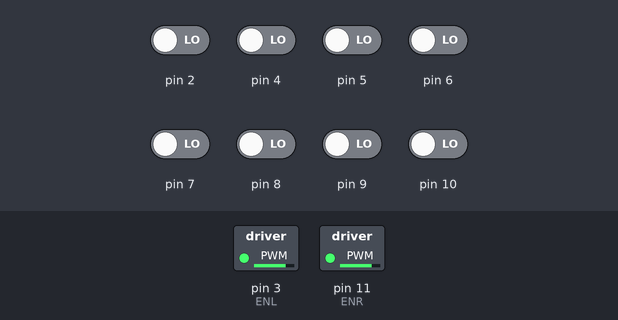
Simulated run of this sketch. Board: Arduino Uno, built with avr-gcc and run on an emulated ATmega328P. On the bench: switched loads named in the sketch (green lamp = pin HIGH). The inputs (shaded band) are chosen by the test bench; at power-on: pin 2, pin 4–10 LOW. What the sketch prints to the serial monitor is not drawn.

Above: at 14.2 s.
14.3 s: pin 4 driven HIGH
At 15.0 s:
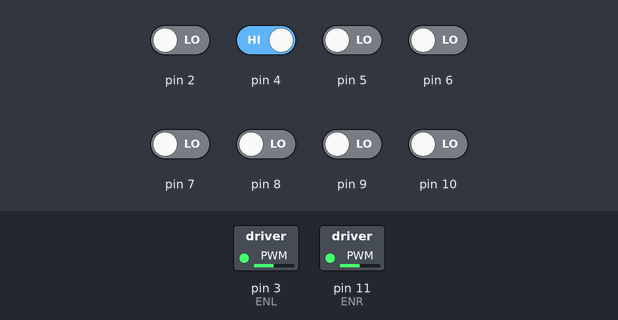
15.8 s: pin 9 driven HIGH
At 16.1 s:
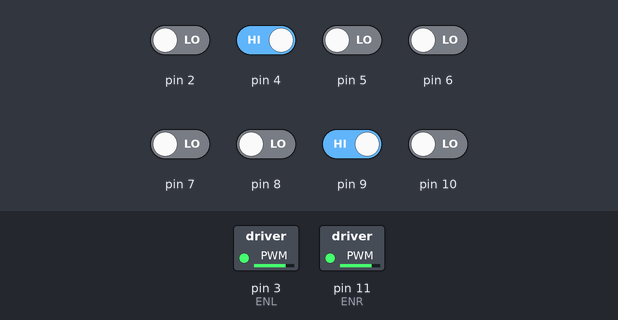
17.3 s: pin 10 driven HIGH
At 18.3 s:
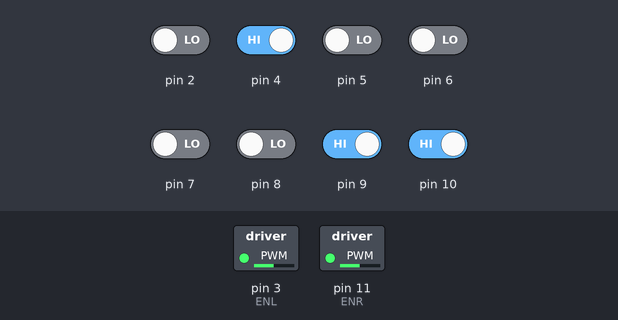
Timing chart, 0 to 20.3 s (numbered marks = the images above; inputs shaded):
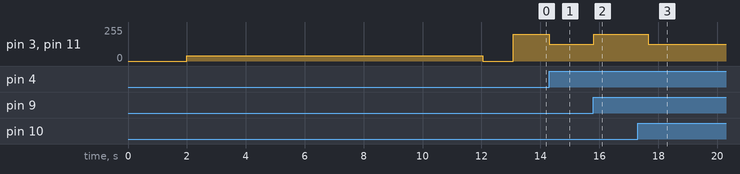

The sketch:

sketch_jun22a.ino
```cpp
#include <QTRSensors.h>
#define NUM_SENSORS   8
#define TIMEOUT       2500
#define EMITTER_PIN   QTR_NO_EMITTER_PIN

QTRSensorsRC qtrrc((unsigned char[]) {2, 4, 5, 6, 7, 8, 9, 10},NUM_SENSORS, TIMEOUT, EMITTER_PIN);
unsigned int sensorValues[NUM_SENSORS];
unsigned int line_position=0; // value from 0-7000 to indicate position of line between sensor 0 - 7

int ENL=3;  //PWM control for motor outputs 1 and 2 is on digital pin 10  (Left motor)
int ENR=11;  //PWM control for motor outputs 3 and 4 is on digital pin 11  (Right motor)
int L1=15;
int L2=14;
int R1= 12 ;
int R2=13 ;
int calSpeed = 40;
int maxspeed=100;
int basespeed=100;
float Kp;
float Kd;
float error=0;
float lasterror;
int motorspeed;
int leftmotorSpeed;
int rightmotorSpeed;
//int rightspeed;
//int leftspeed;
char path[100] = "";
unsigned char path_length = 0;
void setup()
{

  Serial.begin(9600);
  delay(2000);
  for (int i = 0; i <= 400; i++)  // begin calibration cycle to last about 2.5 seconds (100*25ms/call)
  {

    // auto calibration sweeping left/right, tune 'calSpeed' motor speed at declaration

       digitalWrite(L1, HIGH);
       digitalWrite(L2, LOW);
       analogWrite(ENL, calSpeed);
       digitalWrite(R2, HIGH);
       digitalWrite(R1, LOW);
       analogWrite(ENR, calSpeed);
    qtrrc.calibrate();       // reads all sensors with the define set 2500 microseconds (25 milliseconds) for sensor outputs to go low.
  }
  line_position = qtrrc.readLine(sensorValues);


        digitalWrite(ENL, 0);  // stop right motor first which kinda helps avoid over run
  digitalWrite(ENR, 0);
  for (int i = 0; i < NUM_SENSORS; i++)
  {
    Serial.print(qtrrc.calibratedMinimumOn[i]);
    Serial.print(' ');
  }
  Serial.println();

  // print the calibration maximum values measured when emitters were on
  for (int i = 0; i < NUM_SENSORS; i++)
  {
    Serial.print(qtrrc.calibratedMaximumOn[i]);
    Serial.print(' ');
  }
  Serial.println();
  Serial.println();
  Serial.println("Calibration Complete");
  delay(1000);

}

void loop()
{
  // read calibrated sensor values and obtain a measure of the line position from 0 to 7000
  // To get raw sensor values, call:
  //  qtrrc.read(sensorValues); instead of unsigned int position = qtrrc.readLine(sensorValues);
  unsigned int line_position = qtrrc.readLine(sensorValues);

  //Serial.println(); // uncomment this line if you are using raw values
  Serial.print(line_position); // comment this line out if you are using raw values
  Serial.print("  ");
  Serial.print(sensorValues[0]);
  Serial.print("  ");
  Serial.print(sensorValues[1]);
  Serial.print("  ");
  Serial.print(sensorValues[2]);
  Serial.print("  ");
  Serial.print(sensorValues[3]);
   Serial.print("  ");
  Serial.print(sensorValues[4]);
  Serial.print("  ");
  Serial.print(sensorValues[5]);
     Serial.print("  ");
  Serial.print(sensorValues[6]);
   Serial.print("  ");
  Serial.print(sensorValues[7]);
  Serial.print("\n");

 // begin maze solving
  MazeSolve(); // comment out and run serial monitor to test sensors while manually sweeping across line

}  // end main loop
void follow_line()  //follow the line
{

  lasterror=0;

  while(1)
  {
    line_position = qtrrc.readLine(sensorValues);

        error = (float)line_position - 3500;

        // set the motor speed based on proportional and derivative PID terms
        // kp is the a floating-point proportional constant (maybe start with a value around 0.5)
        // kd is the floating-point derivative constant (maybe start with a value around 1)
        // note that when doing PID, it's very important you get your signs right, or else the
        // control loop will be unstable
        Kp=.5;
        Kd=1;
          motorspeed= Kp * error + Kd * (error - lasterror);
        lasterror = error;
        //this codes limits the PV (motor speed pwm value)
        // limit PV to 55
         rightmotorSpeed = 200 + motorspeed;
         leftmotorSpeed = 200 -motorspeed;
        //set motor speeds
        if(rightmotorSpeed>maxspeed)
          {rightmotorSpeed=maxspeed;
          }
  if(leftmotorSpeed>maxspeed)
          {leftmotorSpeed=maxspeed;
          }
  if(rightmotorSpeed<0)
          {rightmotorSpeed=0;
          }
  if(leftmotorSpeed<0)
          {leftmotorSpeed=0;
          }
        digitalWrite(L1, HIGH);
       digitalWrite(L2, LOW);
       analogWrite(ENL,leftmotorSpeed);
       digitalWrite(R2, HIGH);
       digitalWrite(R1, LOW);
       analogWrite(ENR,rightmotorSpeed);

        break;
    }

    // We use the inner six sensors (1 thru 6) to
    // determine if there is a line straight ahead, and the
    // sensors 0 and 7 if the path turns.
    if(sensorValues[1] < 100 && sensorValues[2] < 100 && sensorValues[3] < 100 && sensorValues[4] < 100 && sensorValues[5] < 100 && sensorValues[6] < 100)
    {
      // There is no line visible ahead, and we didn't see any
      // intersection.  Must be a dead end.
      return;
    }

    else if(sensorValues[0] > 200 || sensorValues[7] > 200)
    {
      // Found an intersection.
      return;
    }

  }
  void turn(char dir)
{
  switch(dir)
  {
    // Turn left 90deg
    case 'L':
     digitalWrite(L1, LOW);
       digitalWrite(L2, LOW);
       analogWrite(ENL,200);
       digitalWrite(R1, HIGH);
       digitalWrite(R2, LOW);
       analogWrite(ENR,200);

      line_position = qtrrc.readLine(sensorValues);

      while (sensorValues[6] <200)  // wait for outer most sensor to find the line
      {
        line_position = qtrrc.readLine(sensorValues);
      }

      // slow down speed
      analogWrite(ENL,125);
      analogWrite(ENR,125);

      // find center
      while (line_position > 4350)  // tune - wait for line position to find near center
      {
        line_position = qtrrc.readLine(sensorValues);
      }

      // stop both motors
      analogWrite(ENL, 0);  // stop right motor first to better avoid over run
      analogWrite(ENR, 0);
      break;

    // Turn right 90deg
    case 'R':
      digitalWrite(L1, HIGH);
       digitalWrite(L2, LOW);
       analogWrite(ENL,200);
       digitalWrite(R2, LOW);
       digitalWrite(R1, LOW);
       analogWrite(ENR,200);

      line_position = qtrrc.readLine(sensorValues);

      while (sensorValues[1] <200)  // wait for outer most sensor to find the line
      {
        line_position = qtrrc.readLine(sensorValues);
      }

      // slow down speed
      analogWrite(ENR,125);
      analogWrite(ENL,125);

      // find center
      while (line_position < 3250)  // tune - wait for line position to find near center
      {
        line_position = qtrrc.readLine(sensorValues);
      }

      // stop both motors
      analogWrite(ENL, 0);
      analogWrite(ENR, 0);
      break;

    // Turn right 180deg to go back
    case 'B':
     digitalWrite(L1, HIGH);
       digitalWrite(L2, LOW);
       analogWrite(ENL,200);
       digitalWrite(R2, HIGH);
       digitalWrite(R1, LOW);
       analogWrite(ENR,200);

      line_position = qtrrc.readLine(sensorValues);

      while (sensorValues[1] <200)  // wait for outer most sensor to find the line
      {
        line_position = qtrrc.readLine(sensorValues);
      }

      // slow down speed
      analogWrite(ENR,125);
      analogWrite(ENL,125);

      // find center
      while (line_position < 3250)  // tune - wait for line position to find near center
      {
        line_position = qtrrc.readLine(sensorValues);
      }

      // stop both motors
      analogWrite(ENR, 0);
      analogWrite(ENL, 0);
      break;

    // Straight ahead
    case 'S':
      // do nothing
      break;
  }
} // end turn


// This function decides which way to turn during the learning phase of
// maze solving.  It uses the variables found_left, found_straight, and
// found_right, which indicate whether there is an exit in each of the
// three directions, applying the "left hand on the wall" strategy.
char select_turn(unsigned char found_left, unsigned char found_straight, unsigned char found_right)
{
  // Make a decision about how to turn.  The following code
  // implements a left-hand-on-the-wall strategy, where we always
  // turn as far to the left as possible.
  if(found_left)
    return 'L';
  else if(found_straight)
    return 'S';
  else if(found_right)
    return 'R';
  else
    return 'B';
} // end select_turn


// Path simplification.  The strategy is that whenever we encounter a
// sequence xBx, we can simplify it by cutting out the dead end.  For
// example, LBL -> S, because a single S bypasses the dead end
// represented by LBL.
void simplify_path()
{
  // only simplify the path if the second-to-last turn was a 'B'
  if(path_length < 3 || path[path_length-2] != 'B')
    return;

  int total_angle = 0;
  int i;
  for(i=1;i<=3;i++)
  {
    switch(path[path_length-i])
    {
      case 'R':
        total_angle += 90;
  break;
      case 'L':
  total_angle += 270;
  break;
      case 'B':
  total_angle += 180;
  break;
    }
  }

  // Get the angle as a number between 0 and 360 degrees.
  total_angle = total_angle % 360;

  // Replace all of those turns with a single one.
  switch(total_angle)
  {
    case 0:
  path[path_length - 3] = 'S';
  break;
    case 90:
  path[path_length - 3] = 'R';
  break;
    case 180:
  path[path_length - 3] = 'B';
  break;
    case 270:
  path[path_length - 3] = 'L';
  break;
  }

  // The path is now two steps shorter.
  path_length -= 2;

}
void MazeSolve()
{
  // Loop until we have solved the maze.
  while(1)
  {
    // FIRST MAIN LOOP BODY
    follow_line();

    // Drive straight a bit.  This helps us in case we entered the
    // intersection at an angle.
    digitalWrite(L1, HIGH);
       digitalWrite(L2, LOW);
       analogWrite(ENL,200);
       digitalWrite(R1, HIGH);
       digitalWrite(R2, LOW);
       analogWrite(ENR,200);

    // These variables record whether the robot has seen a line to the
    // left, straight ahead, and right, whil examining the current
    // intersection.
    unsigned char found_left=0;
    unsigned char found_straight=0;
    unsigned char found_right=0;

    // Now read the sensors and check the intersection type.
    line_position = qtrrc.readLine(sensorValues);

    // Check for left and right exits.
    if(sensorValues[0] > 200)
    found_right = 1;
    if(sensorValues[7] > 200)
    found_left = 1;

    // Drive straight a bit more - this is enough to line up our
    // wheels with the intersection.
    digitalWrite(L1, HIGH);
       digitalWrite(L2, LOW);
       analogWrite(ENL,200);
       digitalWrite(R1, HIGH);
       digitalWrite(R2, LOW);
       analogWrite(ENR,200);
    delay(300);

    line_position = qtrrc.readLine(sensorValues);
    if(sensorValues[1] > 200 || sensorValues[2] > 200 || sensorValues[3] > 200 || sensorValues[4] > 200 || sensorValues[5] > 200 || sensorValues[6] > 200)
    found_straight = 1;

    // Check for the ending spot.
    // If all six middle sensors are on dark black, we have
    // solved the maze.
    if(sensorValues[1] > 600 && sensorValues[2] > 600 && sensorValues[3] > 600 && sensorValues[4] > 600 && sensorValues[5] > 600 && sensorValues[6] > 600)
  break;

    // Intersection identification is complete.
    // If the maze has been solved, we can follow the existing
    // path.  Otherwise, we need to learn the solution.
    unsigned char dir = select_turn(found_left, found_straight, found_right);

    // Make the turn indicated by the path.
    turn(dir);

    // Store the intersection in the path variable.
    path[path_length] = dir;
    path_length ++;
  }
   while(1)
  {
    //  maybe you would like to add a blinking led or a beeper.
    //  we just have it waiting patiently to be placed back on the starting line.
    analogWrite(ENL, 0);  // stop both motors
    analogWrite(ENR, 0);

    // while(1){}; // uncomment this line to cause infinite loop to test if end was found if your robot never seems to stop

    // hold motors while robot is sitting on end point
    line_position = qtrrc.readLine(sensorValues);
    while(sensorValues[1] > 200 && sensorValues[2] > 200 && sensorValues[3] > 200 && sensorValues[4] > 200 && sensorValues[5] > 200 && sensorValues[6] > 200)
    {
      line_position = qtrrc.readLine(sensorValues);
      delay(50);
    }
}
}
```

Measured:
- after the input at 14.3 s, pin 3 (ENL), pin 11 (ENR): 200/255 → 125/255 at once
- after the input at 15.8 s, pin 3 (ENL), pin 11 (ENR): 125/255 → 200/255 at once
- after the input at 17.3 s, pin 3 (ENL), pin 11 (ENR): 200/255 → 125/255 after 0.35 s
